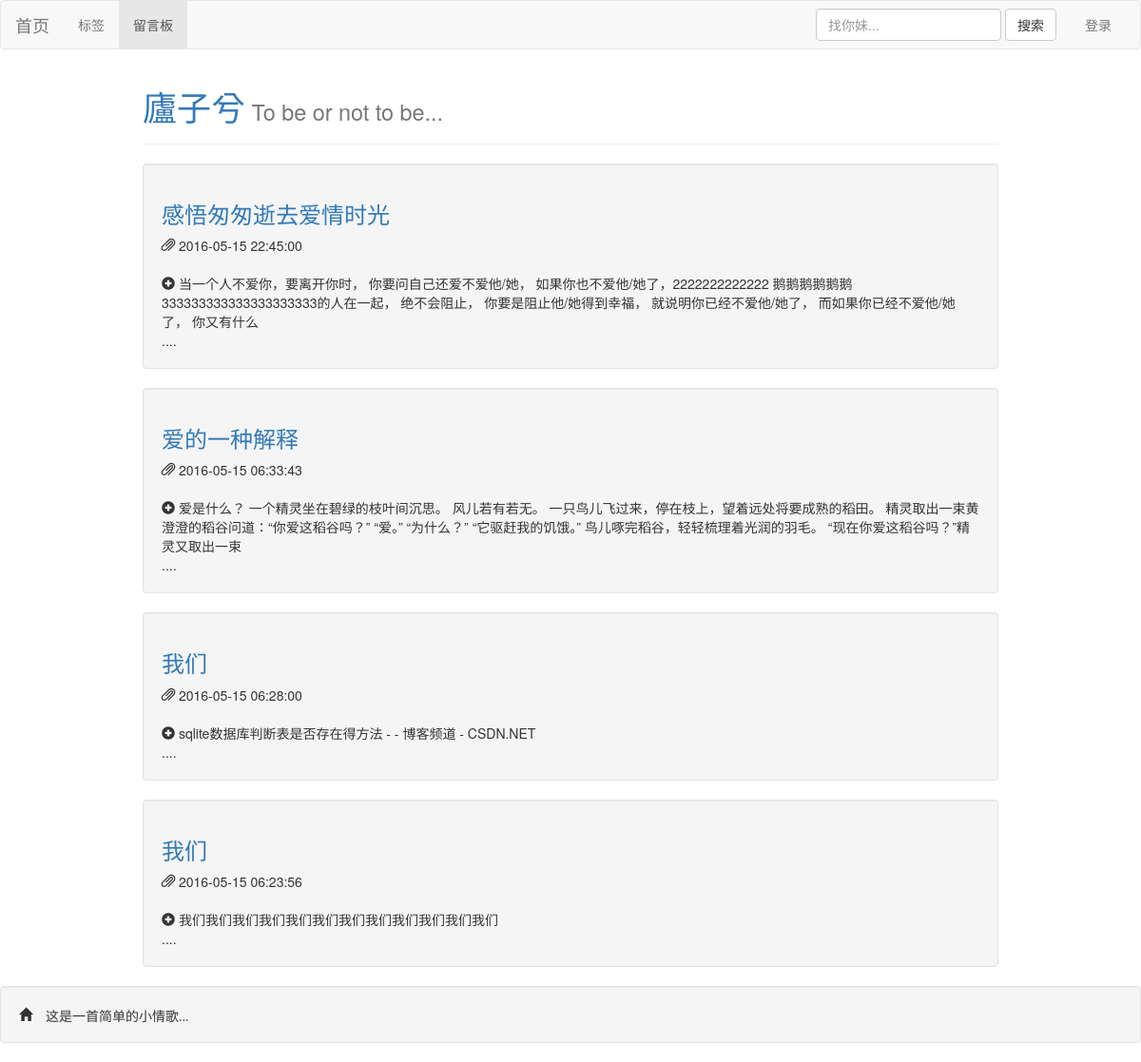
The page /index on the database as committed earlier.
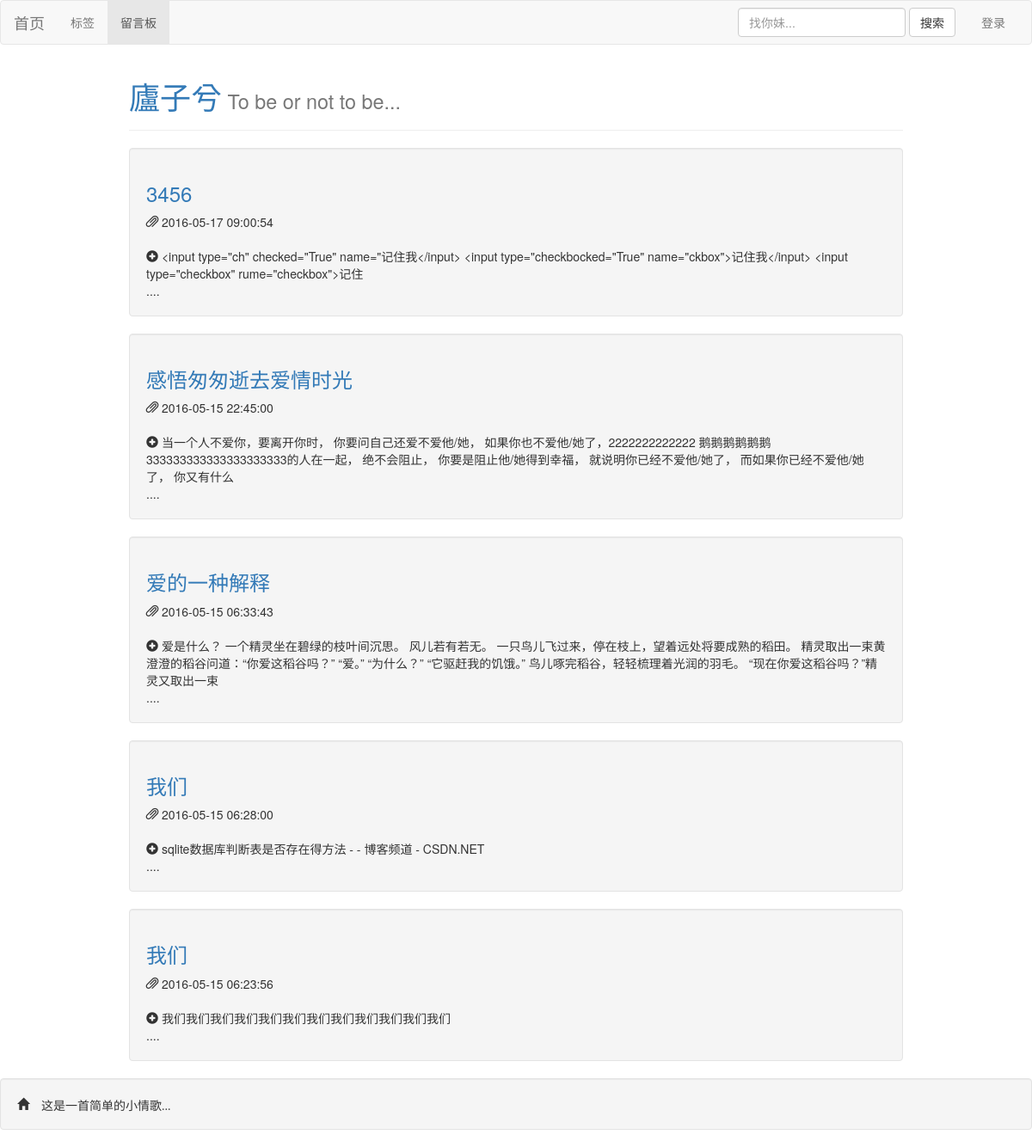
The same page on the database as committed later.
### tables this page shows
CREATE TABLE posts
            (id INTEGER PRIMARY KEY AUTOINCREMENT , title text , post text ,  time int(20));

### app_package/views.py (the view)
@app.route('/')
@app.route('/index')
def index():
    conn = sqlite3.connect('app.db')
    sql_sel = ''' select * from posts order by id desc;  '''
    cur_sel = conn.execute(sql_sel)
    posts_list = []
    for x in cur_sel:
        posts_list.append(list(x))
    return render_template('index.html'  , list=posts_list )

### app_package/templates/index.html
{% extends 'base.html'%} {% block index %}
<div style="margin: 0 auto; width:75%">
    <div class="page-header">
       <a href="/"> <h1>廬子兮</a><small>  To be or not to be...</small></h1>
    </div>
    {% for x in list %}
    <div class="well">
        <h3><a href="/post/{{x[0]}}">{{ x[1] }} </a> </h3>
        <span class="glyphicon glyphicon-paperclip"></span> {{ x[3]}}
        <br>
        <br>
        <span class="glyphicon glyphicon-plus-sign"></span>
        {{ x[2][:150] }}<br>....
    </div>
    {% endfor %}
</div>
{% endblock %}

Rows that differ between the two databases and show on the page:
added posts: title "3456", time "2016-05-17 09:00:54", post "<input type=\"ch\" checked=\"True\" name=\"记住我</input> <input type=\"checkbocked=\"True\" name=\"ckbox\">记住我</input> <input type=\"checkbox\" rume=\"checkbox\">记住"
